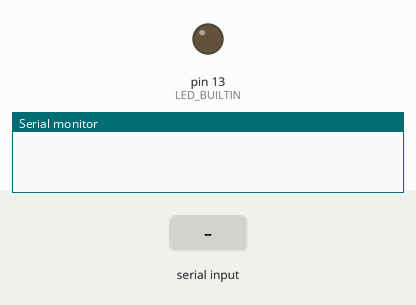
This sketch was run on a simulated Arduino Uno, built with avr-gcc and run on an emulated ATmega328P. On the bench: output pins drawn as LEDs (lit = HIGH), the last lines printed to the serial monitor. The test bench sets the inputs (shaded band).

Above: at 1.2 s.
1.3 s: "1" received over Serial
At 2.2 s:
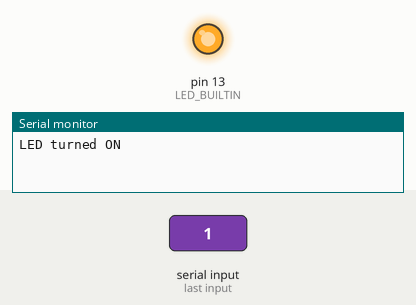
2.9 s: "0" received over Serial
At 3.4 s:
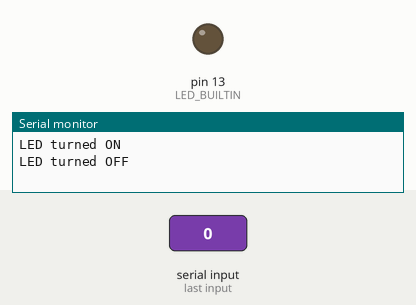
Timing chart, 0 to 5.9 s (numbered marks = the images above; inputs shaded):
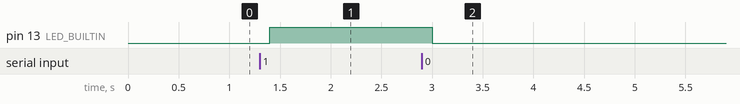

The sketch:

serial-com-arduino-python.ino
```cpp
// Menyimpan status LED built-in
bool ledStatus = false;

void setup() {
  // Inisialisasi port serial dengan kecepatan 9600 bps
  Serial.begin(9600);
  // Atur pin built-in LED sebagai output
  pinMode(LED_BUILTIN, OUTPUT);
}

void loop() {
  // Baca data yang dikirim dari Python
  if (Serial.available() > 0) {
    char command = Serial.read();
    // Jika perintah yang diterima adalah '1', nyalakan LED
    if (command == '1') {
      digitalWrite(LED_BUILTIN, HIGH); // Nyalakan LED
      ledStatus = true; // Update status LED
      Serial.println("LED turned ON");
    }
    // Jika perintah yang diterima adalah '0', matikan LED
    else if (command == '0') {
      digitalWrite(LED_BUILTIN, LOW); // Matikan LED
      ledStatus = false; // Update status LED
      Serial.println("LED turned OFF");
    }
    // Jika perintah yang diterima adalah 'S', kirim status LED
    else if (command == 'S') {
      Serial.println(ledStatus);
    }
  }

  delay(100);
}
```

Measured:
- after the input at 1.3 s, pin 13 (LED_BUILTIN): LOW → HIGH after 0.10 s
- after the input at 2.9 s, pin 13 (LED_BUILTIN): HIGH → LOW after 0.10 s
